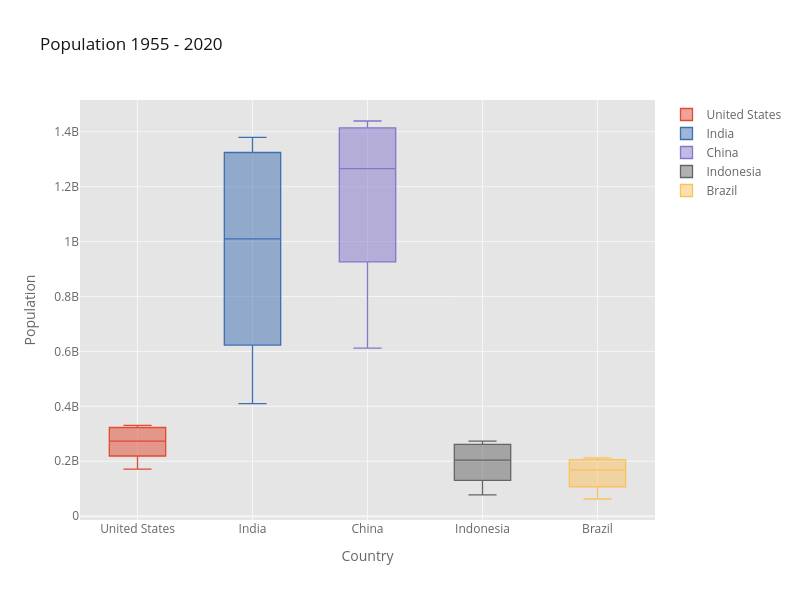

Source (notebook cell):
### Code cell
df_pivot.iplot(
    kind="box",
    xTitle="Country",
    yTitle="Population",
    title="Population 1955 - 2020",
    dimensions=(800,600)
    )

### Figure 1 — Plotly figure (JSON) as saved in the notebook; plotly's stock layout.template omitted (floating-point values rounded to 4 significant figures)
{"data": [{"boxpoints": false, "line": {"width": 1.3}, "marker": {"color": "rgba(226, 74, 51, 1.0)"}, "name": "United States", "orientation": "v", "type": "box", "y": [171685336, 186720571, 199733676, 209513341, 219081251, 229476354, 240499825, 252120309, 265163745, 281710909, 294993511, 309011475, 320878310, 323015995, 325084756, 327096265, 329064917, 331002651]}, {"boxpoints": false, "line": {"width": 1.3}, "marker": {"color": "rgba(62, 111, 176, 1.0)"}, "name": "India", "orientation": "v", "type": "box", "y": [409880595, 450547679, 499123324, 555189792, 623102897, 698952844, 784360008, 873277798, 963922588, 1056575549, 1147609927, 1234281170, 1310152403, 1324517249, 1338676785, 1352642280, 1366417754, 1380004385]}, {"boxpoints": false, "line": {"width": 1.3}, "marker": {"color": "rgba(132, 118, 202, 1.0)"}, "name": "China", "orientation": "v", "type": "box", "y": [612241554, 660408056, 724218968, 827601394, 926240885, 1000089235, 1075589361, 1176883674, 1240920535, 1290550765, 1330776380, 1368810615, 1406847870, 1414049351, 1421021791, 1427647786, 1433783686, 1439323776]}, {"boxpoints": false, "line": {"width": 1.3}, "marker": {"color": "rgba(101, 101, 101, 1.0)"}, "name": "Indonesia", "orientation": "v", "type": "box", "y": [77273425, 87751068, 100267062, 114793178, 130680727, 147447836, 164982451, 181413402, 196934260, 211513823, 226289470, 241834215, 258383256, 261556381, 264650963, 267670543, 270625568, 273523615]}, {"boxpoints": false, "line": {"width": 1.3}, "marker": {"color": "rgba(251, 193, 94, 1.0)"}, "name": "Brazil", "orientation": "v", "type": "box", "y": [62533919, 72179226, 83373530, 95113265, 107216205, 120694009, 135274080, 149003223, 162019896, 174790340, 186127103, 195713635, 204471769, 206163053, 207833823, 209469323, 211049527, 212559417]}], "layout": {"height": 600, "legend": {"bgcolor": "#FFFFFF", "font": {"color": "#666666"}}, "paper_bgcolor": "#FFFFFF", "plot_bgcolor": "#E5E5E5", "title": {"font": {"color": "#151516"}, "text": "Population 1955 - 2020"}, "width": 800, "xaxis": {"gridcolor": "#F6F6F6", "showgrid": true, "tickfont": {"color": "#666666"}, "title": {"font": {"color": "#666666"}, "text": "Country"}, "zerolinecolor": "#F6F6F6"}, "yaxis": {"gridcolor": "#F6F6F6", "showgrid": true, "tickfont": {"color": "#666666"}, "title": {"font": {"color": "#666666"}, "text": "Population"}, "zerolinecolor": "#F6F6F6"}}}
